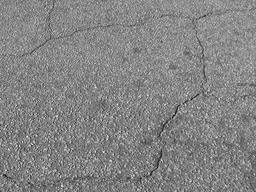
//> input picture TP1/image/6194.jpg, 256 x 192 px, shrunk from 800 x 600 before the run
$ ./bestResult image/6194.jpg out.png out.png   (built with g++ and OpenCV 4)
//> lines starting //> are read from the running program, lines starting //| are printed output that depends on the picture; after the words box and inside, x2 and y2 are one past the last pixel; in counts of white or black regions, pixels touching at a corner belong together; pictures that were not available may be replaced by others from this repository, and a replacement may not be noted
#include <opencv2/opencv.hpp>
#include <stdio.h>
#include <iostream>
#include <math.h>

using namespace std;
using namespace cv;

//State of the pixel studied
enum pixelState
{
	TP, //TruePositive
	FP, //FalsePositie
	FN  //FalseNegative
};

//Struct use to store best values for debug purpose
struct bestValues
{
	int threshold;
	double p;
	double r;
};

/**
 *Sobel Function
 */
Mat sobel(Mat grayscaleInput, uchar seuil)
{
	Mat grayscaleCopy = grayscaleInput.clone();

	//Denoising the image before applying the sobel filter
	fastNlMeansDenoising(grayscaleCopy, grayscaleCopy, 3, 7, 10);

	//Denoising using a gaussian blur
	GaussianBlur(grayscaleCopy, grayscaleCopy, Size(7, 5), 0, 0, BORDER_DEFAULT);

	Mat output(grayscaleCopy.size(), grayscaleCopy.type());
	Mat gradx(grayscaleCopy.size(), grayscaleCopy.type());
	Mat grady(grayscaleCopy.size(), grayscaleCopy.type());

	Sobel(grayscaleCopy, gradx, -1, 1, 0, 3, 1, 0, BORDER_DEFAULT);
	Sobel(grayscaleCopy, grady, -1, 0, 1, 3, 1, 0, BORDER_DEFAULT);

	for (int i = 0; i < grayscaleCopy.rows; i++)
	{
		for (int j = 0; j < grayscaleCopy.cols; j++)
		{
			output.at<uchar>(i, j) = (uchar)round(sqrt(pow(gradx.at<uchar>(i, j), 2) + pow(grady.at<uchar>(i, j), 2)));
		}
	}

	threshold(output, output, seuil, 255, THRESH_BINARY);

	return output;
}

/**
 *laplacian Function
 */
Mat laplacian(Mat grayscaleInput, uchar seuil)
{
	Mat grayscaleCopy = grayscaleInput.clone();

	//Denoising the image before applying the laplacian
	fastNlMeansDenoising(grayscaleCopy, grayscaleCopy, 3, 7, 10);

	//Denoising using a gaussian blur
	GaussianBlur(grayscaleCopy, grayscaleCopy, Size(3, 3), 0, 0, BORDER_DEFAULT);

	Mat output(grayscaleCopy.size(), grayscaleCopy.type());

	Mat abs_dst;

	Laplacian(grayscaleCopy, output, -1, 3, 1, 0, BORDER_DEFAULT);
	convertScaleAbs(output, output);
	threshold(output, output, seuil, 255, THRESH_BINARY);

	return output;
}

/**
 *Grey scale Function
 */
Mat seuilDeGris(Mat grayscaleInput, uchar seuil)
{
	Mat output(grayscaleInput.size(), grayscaleInput.type());
	threshold(grayscaleInput, output, seuil, 255, THRESH_BINARY_INV);
	return output;
}

/**
 *Detection evaluation function Function
 */
void evaluation(Mat userDetectionMat, Mat realDetectionMat, double &r_, double &p_)
{

	//Faster using the data pointers
	unsigned char *userDetectionDataPtr = (unsigned char *)(userDetectionMat.data);
	unsigned char *realDetectionDataPtr = (unsigned char *)(realDetectionMat.data);

	pixelState result = FN;

	int userPixel, realPixel;
	double truePositive = 0, falsePositive = 0, falseNegative = 0;

	bool found = false;
	for (int i = 0; i < userDetectionMat.cols; i++)
	{
		for (int j = 0; j < userDetectionMat.rows; j++)
		{
			//Pixel from the user matrix
			userPixel = userDetectionDataPtr[userDetectionMat.step * j + i];
			//Pixel from the expected result matrix
			realPixel = realDetectionDataPtr[realDetectionMat.step * j + i];

			//State of the observed pixel
			pixelState result = FN;

			//Only truePositive
			if (userPixel == 255 && realPixel == 255)
			{
				result = TP;
			}
			//Ignore
			else if (userPixel == 0 && realPixel == 0)
			{
				continue;
			}
			else
			{
				//Here userPixel is 255 so it can either be truePositive or falsePositive
				if (userPixel == 255)
				{
					//3x3 Detection around the pixel
					for (int k = 0; k < 9; k++)
					{
						/*Both can have a value of -1, 0 or 1
                         * (-1,-1)  (0,-1)  (1,-1)
                         * (-1, 0)  (0, 0)  (1, 0)
                         * (-1, 1)  (0, 1)  (1, 1)
                         */
						int rowPadding = (k % 3) - 1;
						int colPadding = (k / 3) - 1;

						//To not get out of the image
						if (colPadding == -1 && i == 0 || colPadding == 1 && i == userDetectionMat.cols - 1)
							continue;

						//To not get out of the image
						if (rowPadding == -1 && j == 0 || rowPadding == 1 && j == userDetectionMat.rows - 1)
							continue;

						realPixel = realDetectionDataPtr[realDetectionMat.step * (j + rowPadding) + (i + colPadding)];

						if (realPixel == 255)
						{
							result = TP;
							break;
						}
						else
						{
							result = FP;
						}
					}
				}

				//Here realPixel can't be 255 so it can either be truePositive or falseNegative
				else if (realPixel == 255)
				{
					//3x3 Detection around the pixel
					for (int k = 0; k < 9; k++)
					{
						/*Both can have a value of -1, 0 or 1
                         * (-1,-1)  (0,-1)  (1,-1)
                         * (-1, 0)  (0, 0)  (1, 0)
                         * (-1, 1)  (0, 1)  (1, 1)
                         */
						int rowPadding = (k % 3) - 1;
						int colPadding = (k / 3) - 1;

						//To not get out of the image
						if (colPadding == -1 && i == 0 || colPadding == 1 && i == userDetectionMat.cols - 1)
							continue;

						//To not get out of the image
						if (rowPadding == -1 && j == 0 || rowPadding == 1 && j == userDetectionMat.rows - 1)
							continue;

						userPixel = userDetectionDataPtr[userDetectionMat.step * (j + rowPadding) + (i + colPadding)];

						if (userPixel == 255)
						{
							result = TP;
							break;
						}
						else
						{
							result = FN;
						}
					}
				}
			}

			if (result == TP)
				truePositive += 1;
			else if (result == FP)
				falsePositive += 1;
			else if (result == FN)
				falseNegative += 1;
		}
	}

	double p = 0;
	double r = 0;

	if (truePositive != 0)
	{
		p = truePositive / (truePositive + falsePositive);
		r = truePositive / (truePositive + falseNegative);
	}

	p_ = p;
	r_ = r;
}

int main(int argc, char **argv)
{
	if (argc < 4)
	{
		cout << "Utilisation : ./bestResult image_entree image_sortie image_resultat_attendue" << std::endl;
		return -1;
	}

	bestValues bestGrayscale, bestSobel, bestLaplacian;
	const char *input = argv[1];
	const char *output = argv[2];
	const char *resultatAttendue = argv[3];

	Mat originalPic = imread(input, CV_LOAD_IMAGE_COLOR);
//> originalPic is the input picture: 192 rows x 256 cols, CV_8UC3; min 11, max 242, mean 131.9
	Mat expectedResultPic = imread(resultatAttendue, CV_LOAD_IMAGE_GRAYSCALE);
//> expectedResultPic: 192 rows x 256 cols, CV_8UC1; min 11, max 242, mean 131.9
	Mat grayscaleInput = imread(input, CV_LOAD_IMAGE_GRAYSCALE);

	Mat tmp(grayscaleInput.size(), grayscaleInput.type());
	Mat result(grayscaleInput.size(), grayscaleInput.type());
	Mat seuilgris(grayscaleInput.size(), grayscaleInput.type());
	Mat sobel_(grayscaleInput.size(), grayscaleInput.type());
	Mat laplacian_(grayscaleInput.size(), grayscaleInput.type());

	double r, p, dist = 10, distTmp = 0;

	if (!grayscaleInput.data || !originalPic.data || !expectedResultPic.data) // Check for invalid input
	{
		cout << "Could not open or find the image" << std::endl;
		return -1;
	}

	//Test and selection of the best threshold
	for (int i = 0; i <= 255; i++)
	{
		tmp = seuilDeGris(grayscaleInput, i);
		evaluation(tmp, expectedResultPic, r, p);

		std::cout << "Seuil : " << i << std::endl
				  << "P : " << p << std::endl
				  << "R : " << r << std::endl
				  << std::endl;

		//Calculating the distance of point (p,r) to point (1,1)
		distTmp = sqrt(pow(1 - r, 2) + pow(1 - p, 2));
		if (distTmp < dist)
		{
			dist = distTmp;
			seuilgris = tmp;

			//Best values (for logging purpose)
			bestGrayscale.threshold = i;
			bestGrayscale.p = p;
			bestGrayscale.r = r;
		}
	}
//> this loop made 256 passes
//> (dist, bestGrayscale.p, bestGrayscale.r) on pass 1: (1.41, 0, 0)
//| Seuil : 0
//| P : 0
//| R : 0
//| Seuil : 1
//> (the first 4 of 24 printed lines)
//> (output is shown up to pass 8 of 256)
//> tmp: 192 rows x 256 cols, CV_8UC1; every value is 255
//> after the loop, r = 0; p = 0; dist = 1.41; bestGrayscale.threshold = 0; bestGrayscale.p = 0; bestGrayscale.r = 0

	dist = 10;

	//Test and selection of the best threshold
	for (int i = 0; i <= 255; i++)
	{
		tmp = sobel(grayscaleInput, i);
		evaluation(tmp, expectedResultPic, r, p);

		std::cout << "Seuil (Sobel) : " << i << std::endl
				  << "P : " << p << std::endl
				  << "R : " << r << std::endl
				  << std::endl;

		//Calculating the distance of point (p,r) to point (1,1)
		distTmp = sqrt(pow(1 - r, 2) + pow(1 - p, 2));
		if (distTmp < dist)
		{
			dist = distTmp;
			sobel_ = tmp;

			//Best values (for logging purpose)
			bestSobel.threshold = i;
			bestSobel.p = p;
			bestSobel.r = r;
		}
	}
//> this loop made 256 passes
//| Seuil (Sobel) : 0
//| P : 0
//| R : 0
//| Seuil (Sobel) : 1
//> (the first 4 of 24 printed lines)
//> (output is shown up to pass 8 of 256)
//> pass 1, in sobel, `GaussianBlur(grayscaleCopy, grayscaleCopy, Size(7, 5), 0, 0, BORDER_DE..`:
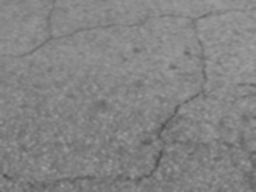
//> grayscaleCopy: 192 rows x 256 cols, CV_8UC1; min 76, max 160, mean 131.9
//> pass 1, in sobel, `Sobel(grayscaleCopy, gradx, -1, 1, 0, 3, 1, 0, BORDER_DEFAULT);`:
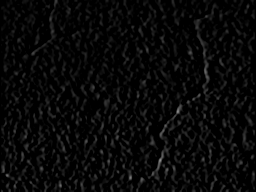
//> gradx: 192 rows x 256 cols, CV_8UC1; min 0, max 139, mean 8.2
//> pass 1, in sobel, `Sobel(grayscaleCopy, grady, -1, 0, 1, 3, 1, 0, BORDER_DEFAULT);`:
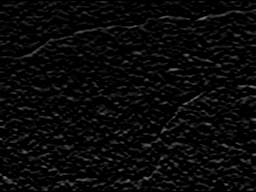
//> grady: 192 rows x 256 cols, CV_8UC1; min 0, max 123, mean 9.2
//> pass 1, `tmp = sobel(grayscaleInput, i);`:
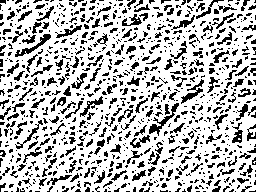
//> tmp: 192 rows x 256 cols, CV_8UC1; 73% white; black in thin lines or dots
//> after the loop, dist = 1.41; bestSobel.threshold = 0; bestSobel.p = 0; bestSobel.r = 0

	dist = 10;

	//Test and selection of the best threshold
	for (int i = 0; i <= 255; i++)
	{
		tmp = laplacian(grayscaleInput, i);
		evaluation(tmp, expectedResultPic, r, p);

		//Calculating the distance of point (p,r) to point (1,1)
		std::cout << "Seuil (Laplacian) : " << i << std::endl
				  << "P : " << p << std::endl
				  << "R : " << r << std::endl
				  << std::endl;

		distTmp = sqrt(pow(1 - r, 2) + pow(1 - p, 2));
		if (distTmp < dist)
		{
			dist = distTmp;
			laplacian_ = tmp;

			//Best values (for logging purpose)
			bestLaplacian.threshold = i;
			bestLaplacian.p = p;
			bestLaplacian.r = r;
		}
	}
//> this loop made 256 passes
//| Seuil (Laplacian) : 0
//| P : 0
//| R : 0
//| Seuil (Laplacian) : 1
//> (the first 4 of 24 printed lines)
//> (output is shown up to pass 8 of 256)
//> pass 1, in laplacian, `Laplacian(grayscaleCopy, output, -1, 3, 1, 0, BORDER_DEFAULT);`:
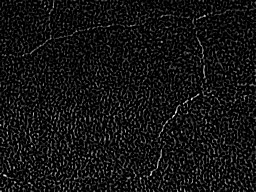
//> output: 192 rows x 256 cols, CV_8UC1; min 0, max 255, mean 19.1
//> pass 1, in laplacian, `threshold(output, output, seuil, 255, THRESH_BINARY);`:
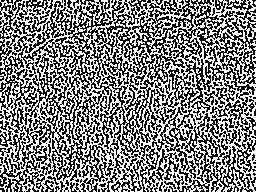
//> output: 192 rows x 256 cols, CV_8UC1; 50.8% white; black in thin lines or dots
//> after the loop, dist = 1.41; bestLaplacian.threshold = 0; bestLaplacian.p = 0; bestLaplacian.r = 0

	//Creation of the result image
	for (int i = 0; i < grayscaleInput.rows; i++)
	{
		for (int j = 0; j < grayscaleInput.cols; j++)
		{
			if (seuilgris.at<uchar>(i, j) == sobel_.at<uchar>(i, j))
			{
				result.at<uchar>(i, j) = seuilgris.at<uchar>(i, j);
			}
			if (seuilgris.at<uchar>(i, j) == laplacian_.at<uchar>(i, j))
			{
				result.at<uchar>(i, j) = seuilgris.at<uchar>(i, j);
			}
			if (sobel_.at<uchar>(i, j) == laplacian_.at<uchar>(i, j))
			{
				result.at<uchar>(i, j) = sobel_.at<uchar>(i, j);
			}
		}
	}
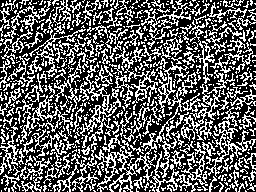
//> result: 192 rows x 256 cols, CV_8UC1; 37.1% white in thin lines or dots

	imshow("seuilgris  Image", seuilgris);
	imshow("sobel  Image", sobel_);
	imshow("laplacian  Image", laplacian_);
	imshow("Result  Image", result);

	std::cout << "Best for grayscale :" << std::endl
			  << "\t threshold : " << bestGrayscale.threshold << std::endl
			  << "\t p : " << bestGrayscale.p << std::endl
			  << "\t r : " << bestGrayscale.r << std::endl
			  << "Best for Sobel :" << std::endl
			  << "\t threshold : " << bestSobel.threshold << std::endl
			  << "\t p : " << bestSobel.p << std::endl
			  << "\t r : " << bestSobel.r << std::endl
			  << "Best for Laplacian :" << std::endl
			  << "\t threshold : " << bestLaplacian.threshold << std::endl
			  << "\t p : " << bestLaplacian.p << std::endl
			  << "\t r : " << bestLaplacian.r << std::endl;
//| Best for grayscale :
//| 	 threshold : 0
//| 	 p : 0
//| 	 r : 0
//| Best for Sobel :
//| 	 threshold : 0
//| 	 p : 0
//| 	 r : 0
//| Best for Laplacian :
//| 	 threshold : 0
//| 	 p : 0
//| 	 r : 0

	evaluation(result, expectedResultPic, r, p);
	std::cout << std::endl
			  << "Evalution image résultat " << std::endl
			  << "P : " << p << std::endl
			  << "R : " << r << std::endl;
//| Evalution image résultat
//| P : 0
//| R : 0

	imwrite(output, result);

	waitKey(0);
	return 0;
}

$ run again, on TP1/image/6195.jpg
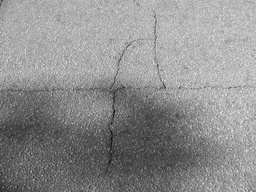
//> input picture TP1/image/6195.jpg, 256 x 192 px, shrunk from 800 x 600 before the run
//> originalPic is the input picture: 192 rows x 256 cols, CV_8UC3; min 19, max 255, mean 141.9
//> the loop `for (int i = 0; i <= 255; i++)` made 256 passes
//> (r, p, distTmp, dist, bestGrayscale.p, bestGrayscale.r) on passes 1, 197, 198, 199, 200, 201, 202, 203: (0, 0, 1.41, 1.41, 0, 0), (0.00249, 0.000106, 1.41, 1.41, 0.000106, 0.00249), (0.00286, 0.000105, 1.41, 1.41, 0.000105, 0.00286), (0.00326, 0.000105, 1.41, 1.41, 0.000105, 0.00326), (0.00372, 0.000105, 1.41, 1.41, 0.000105, 0.00372), (0.0043, 0.000104, 1.41, 1.41, 0.000104, 0.0043), (0.00791, 0.000166, 1.41, 1.41, 0.000166, 0.00791), (0.00914, 0.000166, 1.41, 1.41, 0.000166, 0.00914)
//> (printed output is left out)
//> after the loop `for (int i = 0; i <= 255; i++)`:
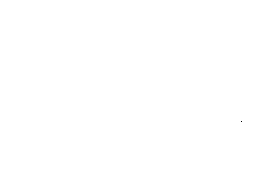
//> seuilgris: 192 rows x 256 cols, CV_8UC1; 100% white; black in thin lines or dots, all inside (x1, y1, x2, y2) = (241, 121, 242, 122)
//> after the loop `for (int i = 0; i <= 255; i++)`: r = 1; p = 0.000183; dist = 1; bestGrayscale.threshold = 239; bestGrayscale.p = 0.000183; bestGrayscale.r = 1
//> the loop `for (int i = 0; i <= 255; i++)` made 256 passes
//> (r, p, bestSobel.p, bestSobel.r) on passes 1, 21, 22: (0.000453, 0.000167, 0.000167, 0.000453), (0.000127, 0.000507, 0.000507, 0.000127), (0.000125, 0.00055, 0.00055, 0.000125)
//> (printed output is left out)
//> after the loop `for (int i = 0; i <= 255; i++)`: dist = 1.41; bestSobel.threshold = 36; bestSobel.p = 0.000969; bestSobel.r = 4.25e-05
//> the loop `for (int i = 0; i <= 255; i++)` made 256 passes
//> (dist, bestLaplacian.p, bestLaplacian.r) on passes 1, 3: (1.41, 8.15e-05, 8.12e-05), (1.41, 8.62e-05, 7.71e-05)
//> (printed output is left out)
//> after the loop `for (int i = 0; i <= 255; i++)`: dist = 1.41; bestLaplacian.threshold = 2; bestLaplacian.p = 8.62e-05; bestLaplacian.r = 7.71e-05
//> after the loop `for (int i = 0; i < grayscaleInput.rows; i++)`:
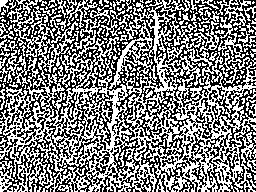
//> result: 192 rows x 256 cols, CV_8UC1; 49.6% white in thin lines or dots
//> `evaluation(result, expectedResultPic, r, p);`: r = 0.000121; p = 0.000123

$ run again, on TP1/image/v001.ppm
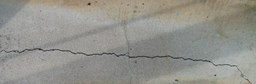
//> input picture TP1/image/v001.ppm, 256 x 84 px, shrunk from 640 x 211 before the run
//> originalPic is the input picture: 84 rows x 256 cols, CV_8UC3; mean B, G, R 139.6, 146.6, 147.3
//> the loop `for (int i = 0; i <= 255; i++)` made 256 passes
//> (dist, bestGrayscale.p, bestGrayscale.r) on pass 1: (1.41, 0, 0)
//> (printed output is left out)
//> after the loop `for (int i = 0; i <= 255; i++)`: r = 0; dist = 1.41; bestGrayscale.threshold = 0
//> the loop `for (int i = 0; i <= 255; i++)` made 256 passes
//> (printed output is left out)
//> after the loop `for (int i = 0; i <= 255; i++)`:
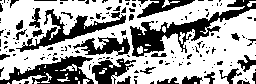
//> sobel_: 84 rows x 256 cols, CV_8UC1; 63.9% white; 169 black regions (139 under 20 px), largest, box (x1, y1, x2, y2) and area: (130, 0, 256, 57) 1840, (0, 56, 94, 84) 1257, (16, 9, 126, 52) 1139
//> after the loop `for (int i = 0; i <= 255; i++)`: dist = 1.41; bestSobel.threshold = 0
//> the loop `for (int i = 0; i <= 255; i++)` made 256 passes
//> (printed output is left out)
//> after the loop `for (int i = 0; i <= 255; i++)`: dist = 1.41; bestLaplacian.threshold = 0
//> after the loop `for (int i = 0; i < grayscaleInput.rows; i++)`:
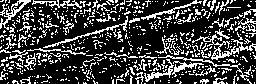
//> result: 84 rows x 256 cols, CV_8UC1; 26.1% white in thin lines or dots
//| Best for grayscale :
//| 	 threshold : 0
//| 	 p : 0
//| 	 r : 0
//| Best for Sobel :
//| 	 threshold : 0
//> (the first 6 of 12 printed lines)
//| Evalution image résultat
//| P : 0
//| R : 0
